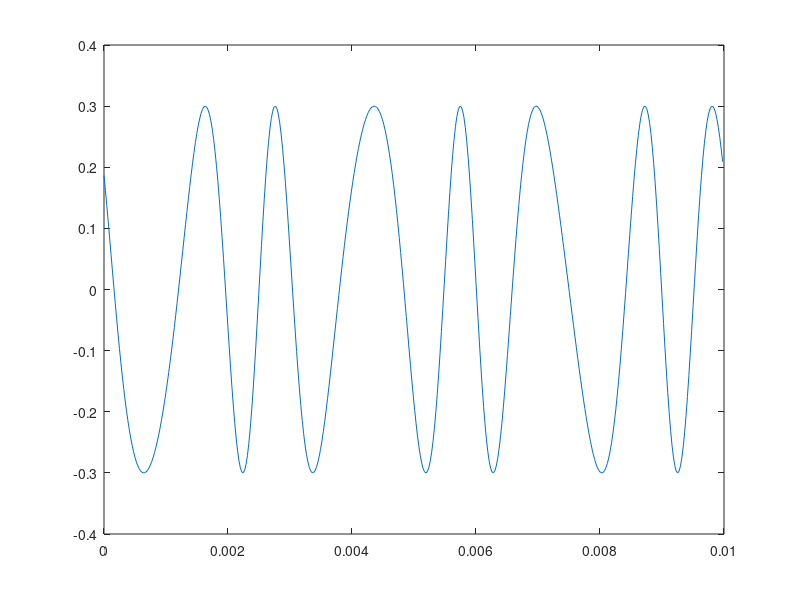

Write MATLAB code to recreate this figure.
# x(t)= A * sin(2*pi*f*t + phi)
Fs = 44100;
dt = 1/Fs;

Fcar = 700;
Acar = 0.3;
Fmod = 300;
Amod = 0.9;
Tdur = .01;

tvec = 0:dt:Tdur-dt; 

fm = Acar * cos(2*pi*Fcar*tvec + Amod * cos(2*pi*Fmod*tvec));

figure
plot(tvec,fm)

#player = audioplayer(fm,Fs);
#play(player)

#audiowrite("frequency_mod.wav",fm,Fs);